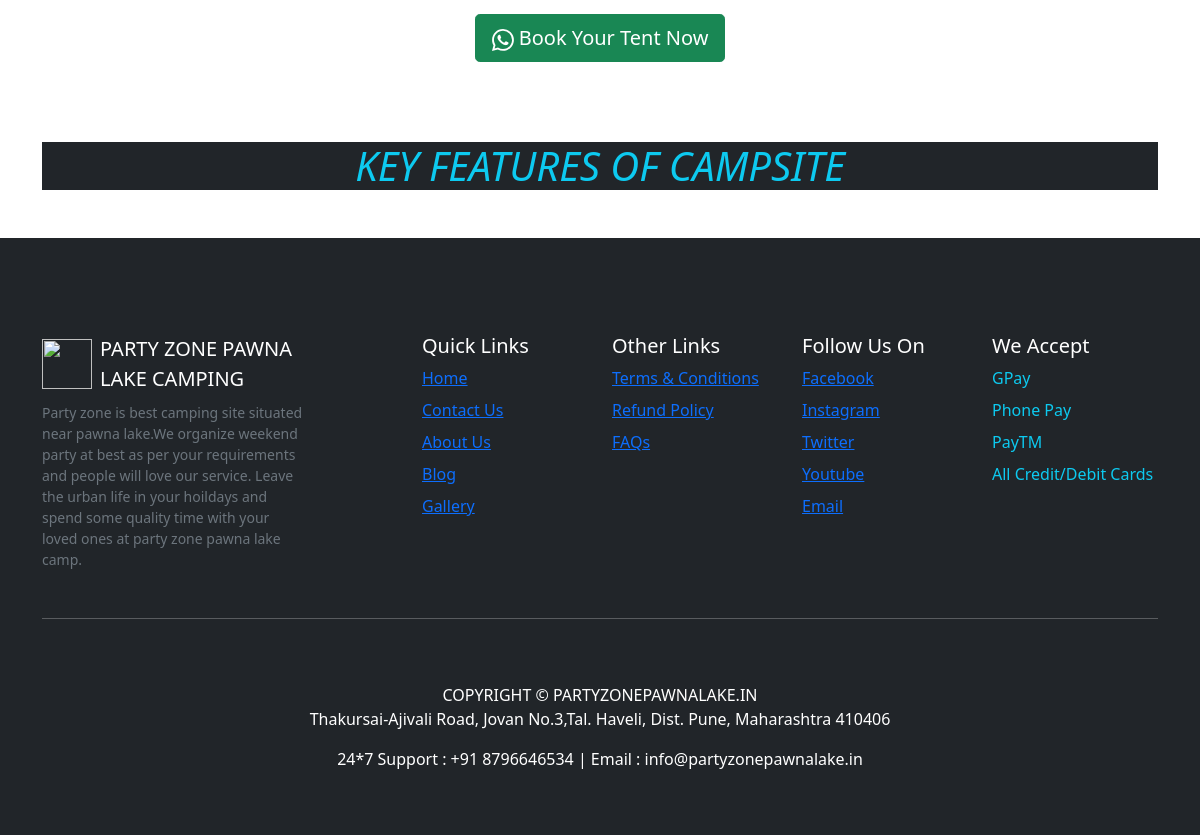
The app's page / (lower part), older data.
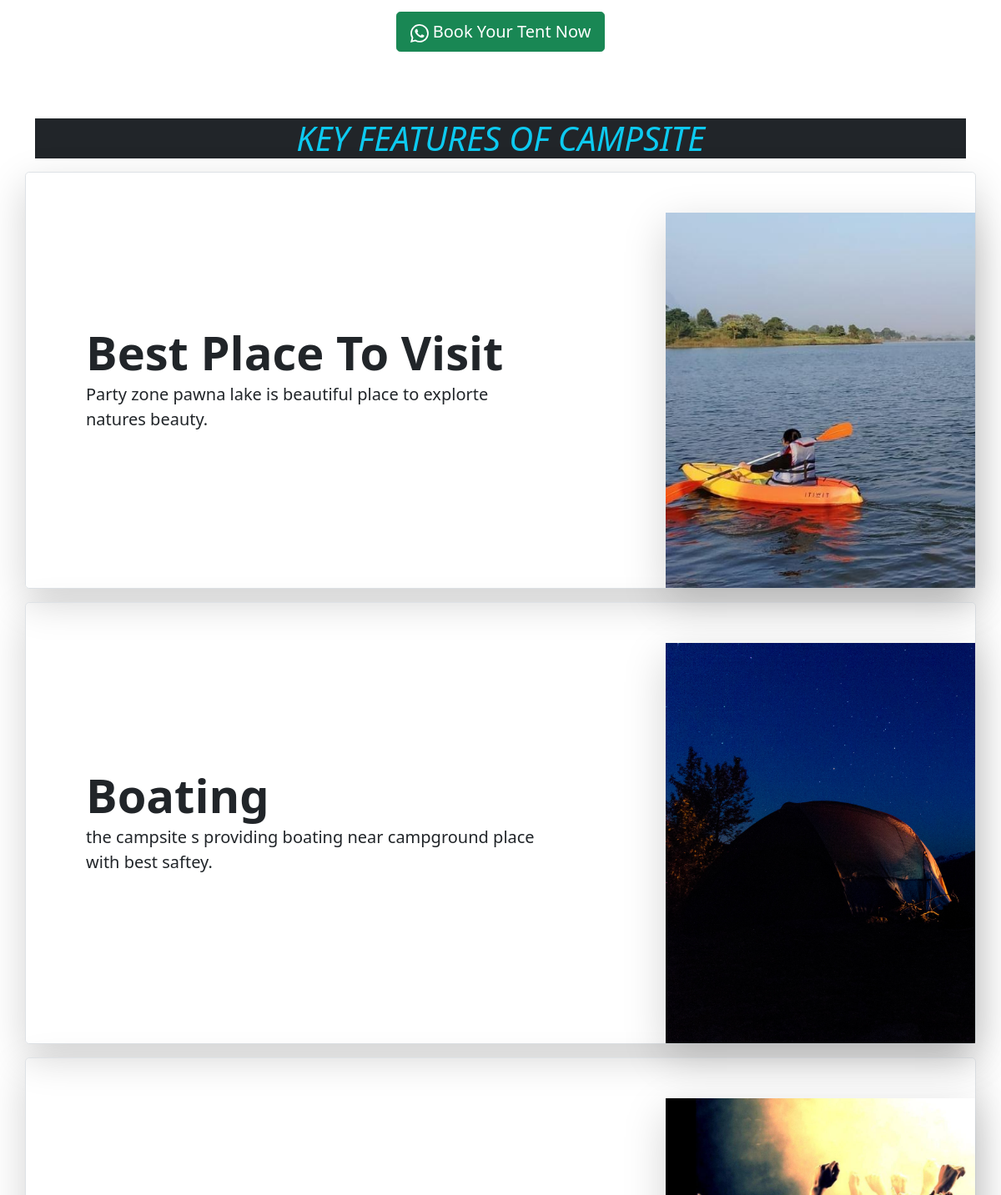
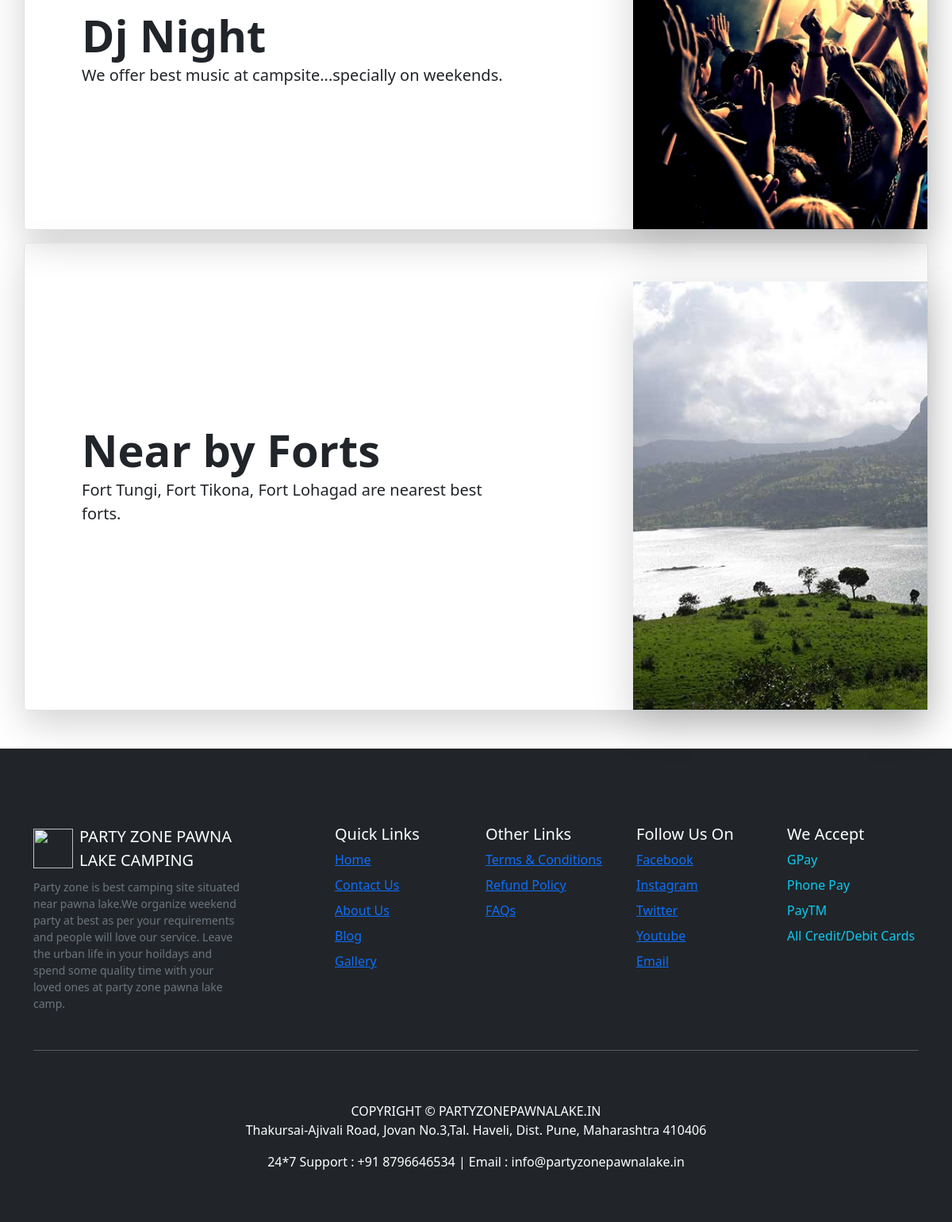
The same page, newer data (2 pictures, top to bottom).
### home/models.py (models this page shows, shortened)
class keyfeatimg(models.Model):
    sno = models.AutoField(primary_key=True)
    title = models.CharField(max_length=100)
    desc = models.CharField(max_length=100)
    kimg = models.ImageField(upload_to="home/images", default="")

### home/views.py (the view)
# urls.py: path('', views.home, name='home'),
def home(request):
    images = keyfeatimg.objects.all()
    context = {'images': images}
    return render(request, "home/index.html", context)

### templates/home/index.html (shortened to what this page needs)
{% extends "base.html" %}
{% load static %}
{% block body %}
<br><br>
  <br><br><br><br><br><br>
<div class="container">
       <div class="text-center my-3">
       <a href="https://api.whatsapp.com/send?phone=8796646534&text=Book%20Your%20Tent%20Now%20and%20Ask%20Your%20Queries%20Here" class="btn btn-success btn-lg">
         Book Your Tent Now
       </a>
      </div>
</div>
<br><br>
<div class="container mt-3 mb-3">
<h1 class="text-center fst-italic text-info my-2 bg-dark">KEY FEATURES OF CAMPSITE</h1>
  {% for i in images %}
<div class="row p-4 pb-0 pe-lg-0 pt-lg-5 align-items-center rounded-3 border shadow-lg my-3">
      <div class="col-lg-7 p-3 p-lg-5 pt-lg-3">
        <h1 class="display-4 fw-bold lh-1">{{i.title}}</h1>
        <p class="lead">{{i.desc}}</p>
      </div>
      <div class="col-lg-4 offset-lg-1 p-0 overflow-hidden shadow-lg">
          <img class="rounded-lg-3" src="/media/{{i.kimg}}" alt="" width="720">
      </div>
    </div>
  {% endfor %}
</div>
{% endblock %}

### templates/base.html (shortened to what this page needs)
{% load static %}
<!doctype html>
<html lang="en">
  <head>
    <link href="https://cdn.jsdelivr.net/npm/bootstrap@5.0.0-beta3/dist/css/bootstrap.min.css" rel="stylesheet">
  </head>
  <body>
  {% block body %}{% endblock %}
  <footer class="bd-footer py-5 mt-5 bg-dark">
  <div class="container py-5">
    <div class="row">
      <div class="col-lg-3 mb-3">
        <a class="d-inline-flex align-items-center mb-2 link-dark text-decoration-none" href="/" aria-label="Bootstrap">
          <img src="https://ik.imagekit.io/partyzone11/Logo_zQiEEe4Mr.png" width="50" height="50" class="d-block me-2" viewBox="0 0 118 94" role="img">
          <span class="fs-5 text-white">PARTY ZONE PAWNA LAKE CAMPING</span>
        </a>
        <ul class="list-unstyled small text-muted">
          <P>
            Party zone is best camping site situated near pawna lake.We organize weekend party at best as per your requirements and people will love our service. Leave the urban life in your hoildays and spend some quality time with your loved ones at party zone pawna lake camp.
          </P>
        </ul>
      </div>
      <div class="col-6 col-lg-2 offset-lg-1 mb-3">
        <h5 class="text-white">Quick Links</h5>
        <ul class="list-unstyled">
          <li class="mb-2"><a href="/">Home</a></li>
          <li class="mb-2"><a href="/contact/">Contact Us</a></li>
          <li class="mb-2"><a href="/about/">About Us</a></li>
          <li class="mb-2"><a href="/blog/">Blog</a></li>
          <li class="mb-2"><a href="/gallery/">Gallery</a></li>
        </ul>
      </div>
      <div class="col-6 col-lg-2 mb-3">
        <h5 class="text-white">Other Links</h5>
        <ul class="list-unstyled">
          <li class="mb-2"><a href="/termsandcond/" target="_blank">Terms & Conditions</a></li>
          <li class="mb-2"><a href="/refund/" target="_blank">Refund Policy</a></li>
          <li class="mb-2"><a href="/faq/" target="_blank">FAQs</a></li>
        </ul>
      </div>
      <div class="col-6 col-lg-2 mb-3">
        <h5 class="text-white">Follow Us On</h5>
        <ul class="list-unstyled">
          <li class="mb-2"><a href="https://www.facebook.com/PartyZonePawnaLakeCamping" target="_blank">Facebook</a></li>
          <li class="mb-2"><a href="https://www.instagram.com/partyzonepawnalakecamping/" target="_blank">Instagram</a></li>
          <li class="mb-2"><a href="https://twitter.com/PawnaZone" target="_blank">Twitter</a></li>
          <li class="mb-2"><a href="https://www.youtube.com/channel/UCcIg5kYU7IWZ_2_TPYlmW3A" target="_blank">Youtube</a></li>
          <li class="mb-2"><a href="mailto:partyzonepawnalake@gmail.com" target="_blank">Email</a></li>
        </ul>
      </div>
      <div class="col-6 col-lg-2 mb-3 text-white">
        <h5>We Accept</h5>
        <ul class="list-unstyled">
          <li class="mb-2 text-info">GPay</a></li>
          <li class="mb-2 text-info">Phone Pay</a></li>
          <li class="mb-2 text-info">PayTM</a></li>
          <li class="mb-2 text-info">All Credit/Debit Cards</a></li>
        </ul>
      </div>
    </div>
    <hr class="bg-white">
  </div>
    <div class="text-center text-white">
      COPYRIGHT &copy; PARTYZONEPAWNALAKE.IN
      <P>
        Thakursai-Ajivali Road, Jovan No.3,Tal. Haveli, Dist. Pune, Maharashtra 410406
      </P>
    </div>
    <div class="text-center text-white">
      <p>24*7 Support : +91 8796646534 | Email : info@partyzonepawnalake.in</p>
    </div>
</footer>
  </body>
</html>

Row changes from the older to the newer data that the page shows:
added keyfeatimg: title "Best Place To Visit", desc "Party zone pawna lake is beautiful place to explorte natures beauty.", kimg (picture)
added keyfeatimg: title "Boating", desc "the campsite s providing boating near campground place with best saftey.", kimg (picture)
added keyfeatimg: title "Dj Night", desc "We offer best music at campsite...specially on weekends.", kimg (picture)
added keyfeatimg: title "Near by Forts", desc "Fort Tungi, Fort Tikona, Fort Lohagad are nearest best forts.", kimg (picture)
